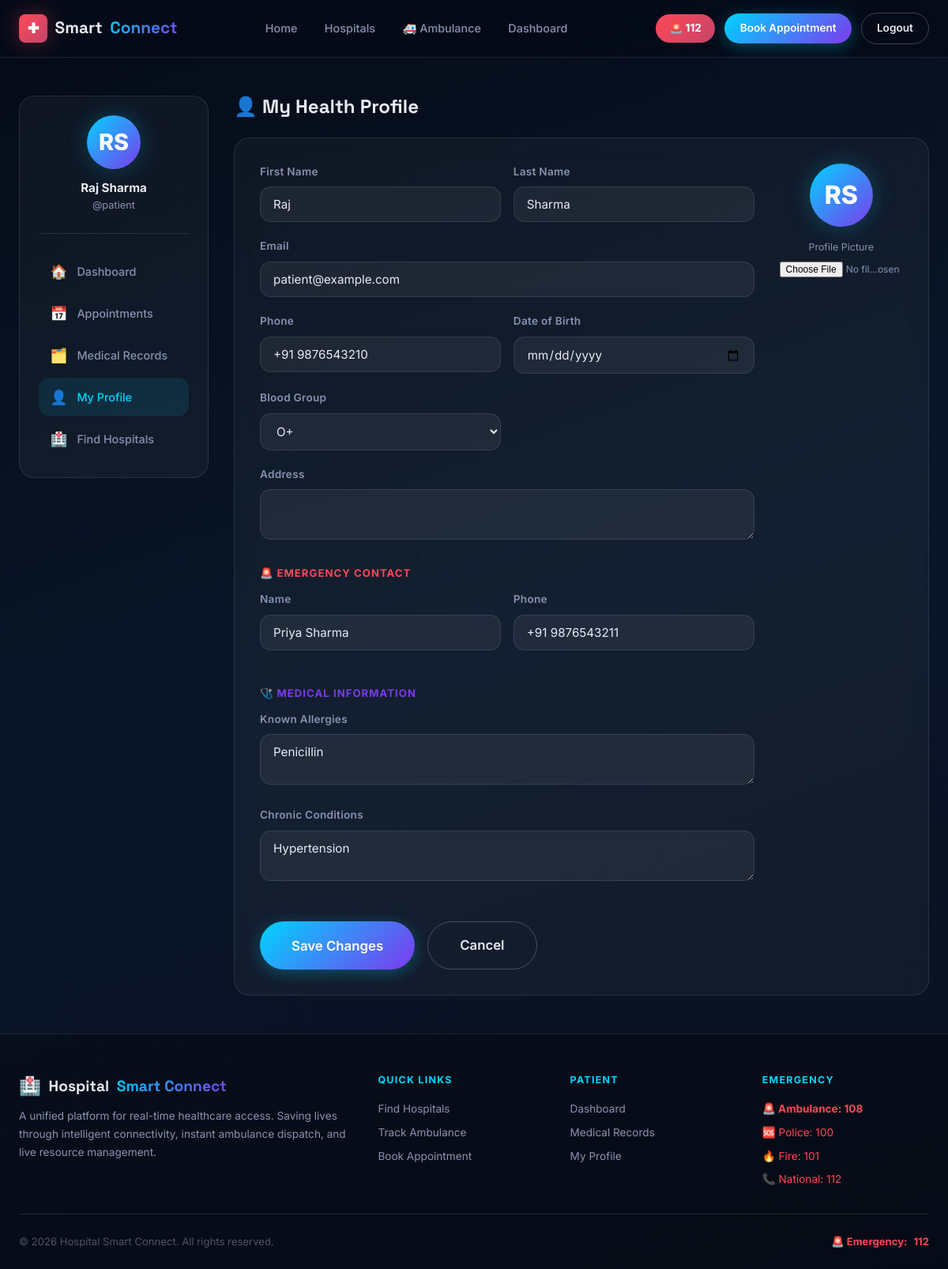
Screenshot of /profile/ (signed in) with the database file from the repository.
### core/models.py (models this page shows, shortened)
class PatientProfile(models.Model):
    BLOOD_GROUP_CHOICES = [
        ('A+', 'A+'), ('A-', 'A-'), ('B+', 'B+'), ('B-', 'B-'),
        ('O+', 'O+'), ('O-', 'O-'), ('AB+', 'AB+'), ('AB-', 'AB-'),
    ]
    user = models.OneToOneField(User, on_delete=models.CASCADE, related_name='patient_profile')
    phone = models.CharField(max_length=20)
    date_of_birth = models.DateField(null=True, blank=True)
    blood_group = models.CharField(max_length=5, choices=BLOOD_GROUP_CHOICES, blank=True)
    address = models.TextField(blank=True)
    emergency_contact_name = models.CharField(max_length=100, blank=True)
    emergency_contact_phone = models.CharField(max_length=20, blank=True)
    allergies = models.TextField(blank=True)
    chronic_conditions = models.TextField(blank=True)
    avatar = models.ImageField(upload_to='avatars/', blank=True, null=True)

### core/views.py (the view)
# urls.py: path('profile/', views.profile_view, name='profile'),
@login_required
def profile_view(request):
    try:
        profile = request.user.patient_profile
    except PatientProfile.DoesNotExist:
        profile = PatientProfile.objects.create(user=request.user, phone='')
    if request.method == 'POST':
        form = ProfileUpdateForm(request.POST, request.FILES, instance=profile)
        if form.is_valid():
            form.save()
            request.user.first_name = form.cleaned_data['first_name']
            request.user.last_name = form.cleaned_data['last_name']
            request.user.email = form.cleaned_data['email']
            request.user.save()
            messages.success(request, 'Profile updated successfully.')
            return redirect('profile')
    else:
        form = ProfileUpdateForm(instance=profile, initial={
            'first_name': request.user.first_name,
            'last_name': request.user.last_name,
            'email': request.user.email,
        })
    return render(request, 'core/profile.html', {'form': form, 'profile': profile, 'page': 'profile'})

### core/forms.py
class ProfileUpdateForm(forms.ModelForm):
    first_name = forms.CharField(max_length=50, widget=forms.TextInput(attrs={'class': 'form-control'}))
    last_name = forms.CharField(max_length=50, widget=forms.TextInput(attrs={'class': 'form-control'}))
    email = forms.EmailField(widget=forms.EmailInput(attrs={'class': 'form-control'}))
    class Meta:
        model = PatientProfile
        fields = ['phone', 'date_of_birth', 'blood_group', 'address',
                  'emergency_contact_name', 'emergency_contact_phone', 'allergies', 'chronic_conditions']
        widgets = {
            'date_of_birth': forms.DateInput(attrs={'type': 'date', 'class': 'form-control'}),
            'address': forms.Textarea(attrs={'rows': 2, 'class': 'form-control'}),
            'allergies': forms.Textarea(attrs={'rows': 2, 'class': 'form-control'}),
            'chronic_conditions': forms.Textarea(attrs={'rows': 2, 'class': 'form-control'}),
        }
    def __init__(self, *args, **kwargs):
        super().__init__(*args, **kwargs)
        for field_name, field in self.fields.items():
            if 'class' not in field.widget.attrs:
                field.widget.attrs['class'] = 'form-control'

### templates/core/profile.html (shortened to what this page needs)
{% extends 'base.html' %}
{% block content %}
<section class="section-sm">
  <div class="container">
    <div class="dashboard-layout">
      <aside class="sidebar">
        <div class="sidebar-user">
          <div class="sidebar-avatar">{{ user.first_name|first|upper }}{{ user.last_name|first|upper }}</div>
          <div class="sidebar-name">{{ user.get_full_name|default:user.username }}</div>
          <div class="sidebar-username">@{{ user.username }}</div>
        </div>
        <nav class="sidebar-nav">
          <a href="{% url 'dashboard' %}" class="sidebar-link" id="sidebar-dashboard"><span class="sidebar-icon">🏠</span>Dashboard</a>
          <a href="{% url 'my_appointments' %}" class="sidebar-link" id="sidebar-appts"><span class="sidebar-icon">📅</span>Appointments</a>
          <a href="{% url 'medical_records' %}" class="sidebar-link" id="sidebar-records"><span class="sidebar-icon">🗂️</span>Medical Records</a>
          <a href="{% url 'profile' %}" class="sidebar-link active" id="sidebar-profile"><span class="sidebar-icon">👤</span>My Profile</a>
          <a href="{% url 'hospitals' %}" class="sidebar-link" id="sidebar-hospitals"><span class="sidebar-icon">🏥</span>Find Hospitals</a>
        </nav>
      </aside>
      <main>
        <h1 style="font-size:1.5rem;margin-bottom:1.5rem">👤 My Health Profile</h1>
        <div class="card" style="padding:2rem">
          <form method="post" enctype="multipart/form-data" id="profile-form">
            <div style="display:grid;grid-template-columns:4fr 1fr;gap:2rem;align-items:start">
              <div>
                <div class="form-row">
                  <div class="form-group"><label class="form-label">First Name</label>{{ form.first_name }}</div>
                  <div class="form-group"><label class="form-label">Last Name</label>{{ form.last_name }}</div>
                </div>
                <div class="form-group"><label class="form-label">Email</label>{{ form.email }}</div>
                <div class="form-row">
                  <div class="form-group"><label class="form-label">Phone</label>{{ form.phone }}</div>
                  <div class="form-group"><label class="form-label">Date of Birth</label>{{ form.date_of_birth }}</div>
                </div>
                <div class="form-row">
                  <div class="form-group"><label class="form-label">Blood Group</label>{{ form.blood_group }}</div>
                  <div></div>
                </div>
                <div class="form-group"><label class="form-label">Address</label>{{ form.address }}</div>
                <div style="margin:1.5rem 0 .75rem;font-size:.82rem;font-weight:700;text-transform:uppercase;letter-spacing:.08em;color:var(--clr-accent-red)">🚨 Emergency Contact</div>
                <div class="form-row">
                  <div class="form-group"><label class="form-label">Name</label>{{ form.emergency_contact_name }}</div>
                  <div class="form-group"><label class="form-label">Phone</label>{{ form.emergency_contact_phone }}</div>
                </div>
                <div style="margin:1.5rem 0 .75rem;font-size:.82rem;font-weight:700;text-transform:uppercase;letter-spacing:.08em;color:var(--clr-secondary)">🩺 Medical Information</div>
                <div class="form-group"><label class="form-label">Known Allergies</label>{{ form.allergies }}</div>
                <div class="form-group"><label class="form-label">Chronic Conditions</label>{{ form.chronic_conditions }}</div>
              </div>
              <div style="text-align:center">
                <div style="width:80px;height:80px;border-radius:50%;background:var(--gradient-primary);display:flex;align-items:center;justify-content:center;font-size:2rem;font-weight:800;color:#fff;margin:0 auto 1rem;box-shadow:var(--shadow-glow-primary)">{{ user.first_name|first|upper }}{{ user.last_name|first|upper }}</div>
                <div style="font-size:.78rem;color:#8892b0">Profile Picture</div>
                <input type="file" name="avatar" accept="image/*" style="font-size:.75rem;margin-top:.5rem;color:#8892b0;width:100%">
              </div>
            </div>
            <div style="display:flex;gap:1rem;margin-top:1.5rem">
              <button type="submit" class="btn btn-primary btn-lg" id="save-profile-btn">Save Changes</button>
              <a href="{% url 'dashboard' %}" class="btn btn-outline btn-lg">Cancel</a>
            </div>
          </form>
        </div>
      </main>
    </div>
  </div>
</section>
{% endblock %}

### rows the page displays
PatientProfile: phone "+91 9876543210", blood_group "O+", emergency_contact_name "Priya Sharma", emergency_contact_phone "+91 9876543211", allergies "Penicillin", chronic_conditions "Hypertension"

### other values shown
{{ user.first_name|first|upper }} "R"
{{ user.last_name|first|upper }} "S"
{{ user.get_full_name|default:user.username }} "Raj Sharma"
{{ user.username }} "patient"
